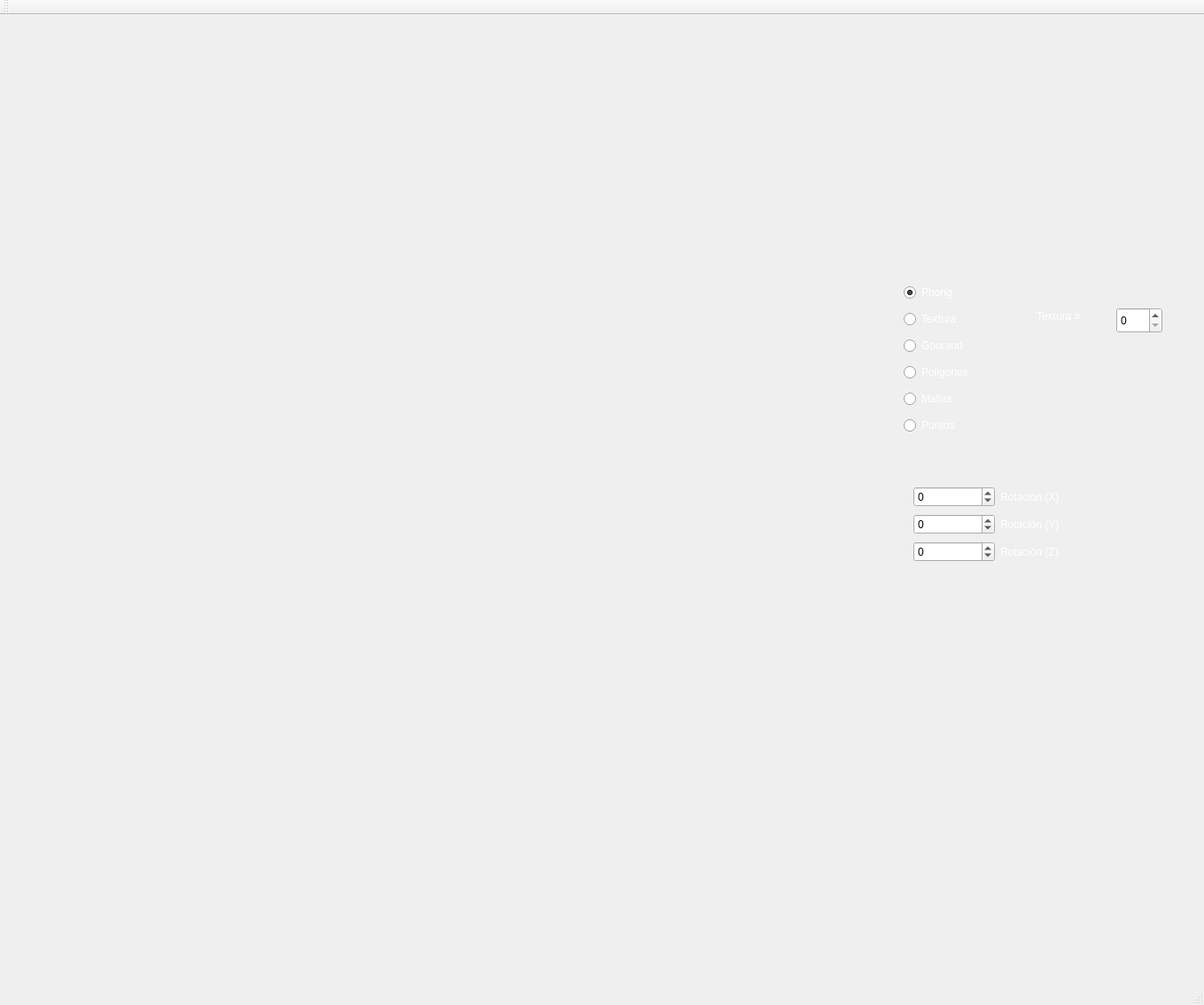
<?xml version="1.0" encoding="UTF-8"?>
<ui version="4.0">
 <class>MainWindow</class>
 <widget class="QMainWindow" name="MainWindow">
  <property name="geometry">
   <rect>
    <x>0</x>
    <y>0</y>
    <width>1359</width>
    <height>1134</height>
   </rect>
  </property>
  <property name="windowTitle">
   <string>MainWindow</string>
  </property>
  <widget class="QWidget" name="centralWidget">
   <widget class="QWidget" name="verticalLayoutWidget">
    <property name="geometry">
     <rect>
      <x>1020</x>
      <y>520</y>
      <width>211</width>
      <height>109</height>
     </rect>
    </property>
    <layout class="QVBoxLayout" name="verticalLayout">
     <item>
      <layout class="QHBoxLayout" name="horizontalLayout_5">
       <item>
        <widget class="QSpinBox" name="spinBox_4">
         <property name="minimum">
          <number>-360</number>
         </property>
         <property name="maximum">
          <number>360</number>
         </property>
         <property name="singleStep">
          <number>12</number>
         </property>
        </widget>
       </item>
       <item>
        <widget class="QLabel" name="label_6">
         <property name="palette">
          <palette>
           <active>
            <colorrole role="WindowText">
             <brush brushstyle="SolidPattern">
              <color alpha="255">
               <red>255</red>
               <green>255</green>
               <blue>255</blue>
              </color>
             </brush>
            </colorrole>
           </active>
           <inactive>
            <colorrole role="WindowText">
             <brush brushstyle="SolidPattern">
              <color alpha="255">
               <red>255</red>
               <green>255</green>
               <blue>255</blue>
              </color>
             </brush>
            </colorrole>
           </inactive>
           <disabled>
            <colorrole role="WindowText">
             <brush brushstyle="SolidPattern">
              <color alpha="255">
               <red>190</red>
               <green>190</green>
               <blue>190</blue>
              </color>
             </brush>
            </colorrole>
           </disabled>
          </palette>
         </property>
         <property name="text">
          <string>Rotación (X)</string>
         </property>
        </widget>
       </item>
      </layout>
     </item>
     <item>
      <layout class="QHBoxLayout" name="horizontalLayout_4">
       <item>
        <widget class="QSpinBox" name="spinBox_3">
         <property name="minimum">
          <number>-360</number>
         </property>
         <property name="maximum">
          <number>360</number>
         </property>
         <property name="singleStep">
          <number>12</number>
         </property>
        </widget>
       </item>
       <item>
        <widget class="QLabel" name="label_4">
         <property name="palette">
          <palette>
           <active>
            <colorrole role="WindowText">
             <brush brushstyle="SolidPattern">
              <color alpha="255">
               <red>255</red>
               <green>255</green>
               <blue>255</blue>
              </color>
             </brush>
            </colorrole>
           </active>
           <inactive>
            <colorrole role="WindowText">
             <brush brushstyle="SolidPattern">
              <color alpha="255">
               <red>255</red>
               <green>255</green>
               <blue>255</blue>
              </color>
             </brush>
            </colorrole>
           </inactive>
           <disabled>
            <colorrole role="WindowText">
             <brush brushstyle="SolidPattern">
              <color alpha="255">
               <red>190</red>
               <green>190</green>
               <blue>190</blue>
              </color>
             </brush>
            </colorrole>
           </disabled>
          </palette>
         </property>
         <property name="text">
          <string>Rotación (Y)</string>
         </property>
        </widget>
       </item>
      </layout>
     </item>
     <item>
      <layout class="QHBoxLayout" name="horizontalLayout_6">
       <item>
        <widget class="QSpinBox" name="spinBox_5">
         <property name="minimum">
          <number>-360</number>
         </property>
         <property name="maximum">
          <number>360</number>
         </property>
         <property name="singleStep">
          <number>12</number>
         </property>
        </widget>
       </item>
       <item>
        <widget class="QLabel" name="label_8">
         <property name="palette">
          <palette>
           <active>
            <colorrole role="WindowText">
             <brush brushstyle="SolidPattern">
              <color alpha="255">
               <red>255</red>
               <green>255</green>
               <blue>255</blue>
              </color>
             </brush>
            </colorrole>
           </active>
           <inactive>
            <colorrole role="WindowText">
             <brush brushstyle="SolidPattern">
              <color alpha="255">
               <red>255</red>
               <green>255</green>
               <blue>255</blue>
              </color>
             </brush>
            </colorrole>
           </inactive>
           <disabled>
            <colorrole role="WindowText">
             <brush brushstyle="SolidPattern">
              <color alpha="255">
               <red>190</red>
               <green>190</green>
               <blue>190</blue>
              </color>
             </brush>
            </colorrole>
           </disabled>
          </palette>
         </property>
         <property name="text">
          <string>Rotación (Z)</string>
         </property>
        </widget>
       </item>
      </layout>
     </item>
    </layout>
   </widget>
   <widget class="QRadioButton" name="radioButton">
    <property name="geometry">
     <rect>
      <x>1020</x>
      <y>450</y>
      <width>133</width>
      <height>26</height>
     </rect>
    </property>
    <property name="palette">
     <palette>
      <active>
       <colorrole role="WindowText">
        <brush brushstyle="SolidPattern">
         <color alpha="255">
          <red>255</red>
          <green>255</green>
          <blue>255</blue>
         </color>
        </brush>
       </colorrole>
      </active>
      <inactive>
       <colorrole role="WindowText">
        <brush brushstyle="SolidPattern">
         <color alpha="255">
          <red>255</red>
          <green>255</green>
          <blue>255</blue>
         </color>
        </brush>
       </colorrole>
      </inactive>
      <disabled>
       <colorrole role="WindowText">
        <brush brushstyle="SolidPattern">
         <color alpha="255">
          <red>190</red>
          <green>190</green>
          <blue>190</blue>
         </color>
        </brush>
       </colorrole>
      </disabled>
     </palette>
    </property>
    <property name="text">
     <string>Puntos</string>
    </property>
   </widget>
   <widget class="QRadioButton" name="radioButton_2">
    <property name="geometry">
     <rect>
      <x>1020</x>
      <y>420</y>
      <width>133</width>
      <height>26</height>
     </rect>
    </property>
    <property name="palette">
     <palette>
      <active>
       <colorrole role="WindowText">
        <brush brushstyle="SolidPattern">
         <color alpha="255">
          <red>255</red>
          <green>255</green>
          <blue>255</blue>
         </color>
        </brush>
       </colorrole>
      </active>
      <inactive>
       <colorrole role="WindowText">
        <brush brushstyle="SolidPattern">
         <color alpha="255">
          <red>255</red>
          <green>255</green>
          <blue>255</blue>
         </color>
        </brush>
       </colorrole>
      </inactive>
      <disabled>
       <colorrole role="WindowText">
        <brush brushstyle="SolidPattern">
         <color alpha="255">
          <red>190</red>
          <green>190</green>
          <blue>190</blue>
         </color>
        </brush>
       </colorrole>
      </disabled>
     </palette>
    </property>
    <property name="text">
     <string>Mallas</string>
    </property>
    <property name="checked">
     <bool>false</bool>
    </property>
   </widget>
   <widget class="QRadioButton" name="radioButton_4">
    <property name="geometry">
     <rect>
      <x>1020</x>
      <y>360</y>
      <width>133</width>
      <height>26</height>
     </rect>
    </property>
    <property name="palette">
     <palette>
      <active>
       <colorrole role="WindowText">
        <brush brushstyle="SolidPattern">
         <color alpha="255">
          <red>255</red>
          <green>255</green>
          <blue>255</blue>
         </color>
        </brush>
       </colorrole>
      </active>
      <inactive>
       <colorrole role="WindowText">
        <brush brushstyle="SolidPattern">
         <color alpha="255">
          <red>255</red>
          <green>255</green>
          <blue>255</blue>
         </color>
        </brush>
       </colorrole>
      </inactive>
      <disabled>
       <colorrole role="WindowText">
        <brush brushstyle="SolidPattern">
         <color alpha="255">
          <red>190</red>
          <green>190</green>
          <blue>190</blue>
         </color>
        </brush>
       </colorrole>
      </disabled>
     </palette>
    </property>
    <property name="text">
     <string>Gouraud</string>
    </property>
    <property name="checked">
     <bool>false</bool>
    </property>
   </widget>
   <widget class="QRadioButton" name="radioButton_5">
    <property name="geometry">
     <rect>
      <x>1020</x>
      <y>390</y>
      <width>133</width>
      <height>26</height>
     </rect>
    </property>
    <property name="palette">
     <palette>
      <active>
       <colorrole role="WindowText">
        <brush brushstyle="SolidPattern">
         <color alpha="255">
          <red>255</red>
          <green>255</green>
          <blue>255</blue>
         </color>
        </brush>
       </colorrole>
      </active>
      <inactive>
       <colorrole role="WindowText">
        <brush brushstyle="SolidPattern">
         <color alpha="255">
          <red>255</red>
          <green>255</green>
          <blue>255</blue>
         </color>
        </brush>
       </colorrole>
      </inactive>
      <disabled>
       <colorrole role="WindowText">
        <brush brushstyle="SolidPattern">
         <color alpha="255">
          <red>190</red>
          <green>190</green>
          <blue>190</blue>
         </color>
        </brush>
       </colorrole>
      </disabled>
     </palette>
    </property>
    <property name="text">
     <string>Poligonos</string>
    </property>
    <property name="checked">
     <bool>false</bool>
    </property>
   </widget>
   <widget class="QRadioButton" name="radioButton_6">
    <property name="geometry">
     <rect>
      <x>1020</x>
      <y>330</y>
      <width>133</width>
      <height>26</height>
     </rect>
    </property>
    <property name="palette">
     <palette>
      <active>
       <colorrole role="WindowText">
        <brush brushstyle="SolidPattern">
         <color alpha="255">
          <red>255</red>
          <green>255</green>
          <blue>255</blue>
         </color>
        </brush>
       </colorrole>
      </active>
      <inactive>
       <colorrole role="WindowText">
        <brush brushstyle="SolidPattern">
         <color alpha="255">
          <red>255</red>
          <green>255</green>
          <blue>255</blue>
         </color>
        </brush>
       </colorrole>
      </inactive>
      <disabled>
       <colorrole role="WindowText">
        <brush brushstyle="SolidPattern">
         <color alpha="255">
          <red>190</red>
          <green>190</green>
          <blue>190</blue>
         </color>
        </brush>
       </colorrole>
      </disabled>
     </palette>
    </property>
    <property name="text">
     <string>Textura</string>
    </property>
    <property name="checked">
     <bool>false</bool>
    </property>
   </widget>
   <widget class="renderObj" name="widget" native="true">
    <property name="geometry">
     <rect>
      <x>20</x>
      <y>10</y>
      <width>961</width>
      <height>1051</height>
     </rect>
    </property>
   </widget>
   <widget class="QSpinBox" name="spinBox">
    <property name="geometry">
     <rect>
      <x>1260</x>
      <y>330</y>
      <width>52</width>
      <height>29</height>
     </rect>
    </property>
    <property name="maximum">
     <number>5</number>
    </property>
   </widget>
   <widget class="QLabel" name="label">
    <property name="geometry">
     <rect>
      <x>1170</x>
      <y>330</y>
      <width>80</width>
      <height>20</height>
     </rect>
    </property>
    <property name="palette">
     <palette>
      <active>
       <colorrole role="WindowText">
        <brush brushstyle="SolidPattern">
         <color alpha="255">
          <red>255</red>
          <green>255</green>
          <blue>255</blue>
         </color>
        </brush>
       </colorrole>
      </active>
      <inactive>
       <colorrole role="WindowText">
        <brush brushstyle="SolidPattern">
         <color alpha="255">
          <red>255</red>
          <green>255</green>
          <blue>255</blue>
         </color>
        </brush>
       </colorrole>
      </inactive>
      <disabled>
       <colorrole role="WindowText">
        <brush brushstyle="SolidPattern">
         <color alpha="255">
          <red>190</red>
          <green>190</green>
          <blue>190</blue>
         </color>
        </brush>
       </colorrole>
      </disabled>
     </palette>
    </property>
    <property name="text">
     <string>Textura #</string>
    </property>
   </widget>
   <widget class="QRadioButton" name="radioButton_7">
    <property name="geometry">
     <rect>
      <x>1020</x>
      <y>300</y>
      <width>133</width>
      <height>26</height>
     </rect>
    </property>
    <property name="palette">
     <palette>
      <active>
       <colorrole role="WindowText">
        <brush brushstyle="SolidPattern">
         <color alpha="255">
          <red>255</red>
          <green>255</green>
          <blue>255</blue>
         </color>
        </brush>
       </colorrole>
      </active>
      <inactive>
       <colorrole role="WindowText">
        <brush brushstyle="SolidPattern">
         <color alpha="255">
          <red>255</red>
          <green>255</green>
          <blue>255</blue>
         </color>
        </brush>
       </colorrole>
      </inactive>
      <disabled>
       <colorrole role="WindowText">
        <brush brushstyle="SolidPattern">
         <color alpha="255">
          <red>190</red>
          <green>190</green>
          <blue>190</blue>
         </color>
        </brush>
       </colorrole>
      </disabled>
     </palette>
    </property>
    <property name="text">
     <string>Phong</string>
    </property>
    <property name="checked">
     <bool>true</bool>
    </property>
   </widget>
  </widget>
  <widget class="QMenuBar" name="menuBar">
   <property name="geometry">
    <rect>
     <x>0</x>
     <y>0</y>
     <width>1359</width>
     <height>25</height>
    </rect>
   </property>
  </widget>
  <widget class="QToolBar" name="mainToolBar">
   <attribute name="toolBarArea">
    <enum>TopToolBarArea</enum>
   </attribute>
   <attribute name="toolBarBreak">
    <bool>false</bool>
   </attribute>
  </widget>
  <widget class="QStatusBar" name="statusBar"/>
 </widget>
 <layoutdefault spacing="6" margin="11"/>
 <customwidgets>
  <customwidget>
   <class>renderObj</class>
   <extends>QWidget</extends>
   <header location="global">renderObj.h</header>
   <container>1</container>
  </customwidget>
 </customwidgets>
 <resources/>
 <connections>
  <connection>
   <sender>spinBox_4</sender>
   <signal>valueChanged(int)</signal>
   <receiver>MainWindow</receiver>
   <slot>RotateX(int)</slot>
   <hints>
    <hint type="sourcelabel">
     <x>1065</x>
     <y>590</y>
    </hint>
    <hint type="destinationlabel">
     <x>606</x>
     <y>215</y>
    </hint>
   </hints>
  </connection>
  <connection>
   <sender>spinBox_3</sender>
   <signal>valueChanged(int)</signal>
   <receiver>MainWindow</receiver>
   <slot>RotateY(int)</slot>
   <hints>
    <hint type="sourcelabel">
     <x>1022</x>
     <y>632</y>
    </hint>
    <hint type="destinationlabel">
     <x>344</x>
     <y>319</y>
    </hint>
   </hints>
  </connection>
  <connection>
   <sender>spinBox_5</sender>
   <signal>valueChanged(int)</signal>
   <receiver>MainWindow</receiver>
   <slot>RotateZ(int)</slot>
   <hints>
    <hint type="sourcelabel">
     <x>1033</x>
     <y>670</y>
    </hint>
    <hint type="destinationlabel">
     <x>314</x>
     <y>375</y>
    </hint>
   </hints>
  </connection>
  <connection>
   <sender>radioButton</sender>
   <signal>clicked()</signal>
   <receiver>MainWindow</receiver>
   <slot>Puntos()</slot>
   <hints>
    <hint type="sourcelabel">
     <x>1107</x>
     <y>519</y>
    </hint>
    <hint type="destinationlabel">
     <x>1220</x>
     <y>447</y>
    </hint>
   </hints>
  </connection>
  <connection>
   <sender>radioButton_4</sender>
   <signal>clicked()</signal>
   <receiver>MainWindow</receiver>
   <slot>Gouraud()</slot>
   <hints>
    <hint type="sourcelabel">
     <x>1094</x>
     <y>429</y>
    </hint>
    <hint type="destinationlabel">
     <x>1140</x>
     <y>326</y>
    </hint>
   </hints>
  </connection>
  <connection>
   <sender>radioButton_2</sender>
   <signal>clicked()</signal>
   <receiver>MainWindow</receiver>
   <slot>Mallas()</slot>
   <hints>
    <hint type="sourcelabel">
     <x>1152</x>
     <y>479</y>
    </hint>
    <hint type="destinationlabel">
     <x>1212</x>
     <y>479</y>
    </hint>
   </hints>
  </connection>
  <connection>
   <sender>radioButton_5</sender>
   <signal>clicked()</signal>
   <receiver>MainWindow</receiver>
   <slot>Poligonos()</slot>
   <hints>
    <hint type="sourcelabel">
     <x>1150</x>
     <y>446</y>
    </hint>
    <hint type="destinationlabel">
     <x>1247</x>
     <y>363</y>
    </hint>
   </hints>
  </connection>
  <connection>
   <sender>radioButton_6</sender>
   <signal>clicked()</signal>
   <receiver>MainWindow</receiver>
   <slot>Textura()</slot>
   <hints>
    <hint type="sourcelabel">
     <x>1053</x>
     <y>388</y>
    </hint>
    <hint type="destinationlabel">
     <x>1184</x>
     <y>178</y>
    </hint>
   </hints>
  </connection>
  <connection>
   <sender>spinBox</sender>
   <signal>valueChanged(int)</signal>
   <receiver>MainWindow</receiver>
   <slot>ChooseTextura(int)</slot>
   <hints>
    <hint type="sourcelabel">
     <x>1260</x>
     <y>393</y>
    </hint>
    <hint type="destinationlabel">
     <x>1289</x>
     <y>234</y>
    </hint>
   </hints>
  </connection>
  <connection>
   <sender>radioButton_7</sender>
   <signal>clicked()</signal>
   <receiver>MainWindow</receiver>
   <slot>Phong()</slot>
   <hints>
    <hint type="sourcelabel">
     <x>1045</x>
     <y>354</y>
    </hint>
    <hint type="destinationlabel">
     <x>1129</x>
     <y>118</y>
    </hint>
   </hints>
  </connection>
 </connections>
 <slots>
  <slot>RotateX(int)</slot>
  <slot>RotateY(int)</slot>
  <slot>RotateZ(int)</slot>
  <slot>Poligonos()</slot>
  <slot>Puntos()</slot>
  <slot>Phong()</slot>
  <slot>Gouraud()</slot>
  <slot>Mallas()</slot>
  <slot>Textura()</slot>
  <slot>ChooseTextura(int)</slot>
 </slots>
</ui>
